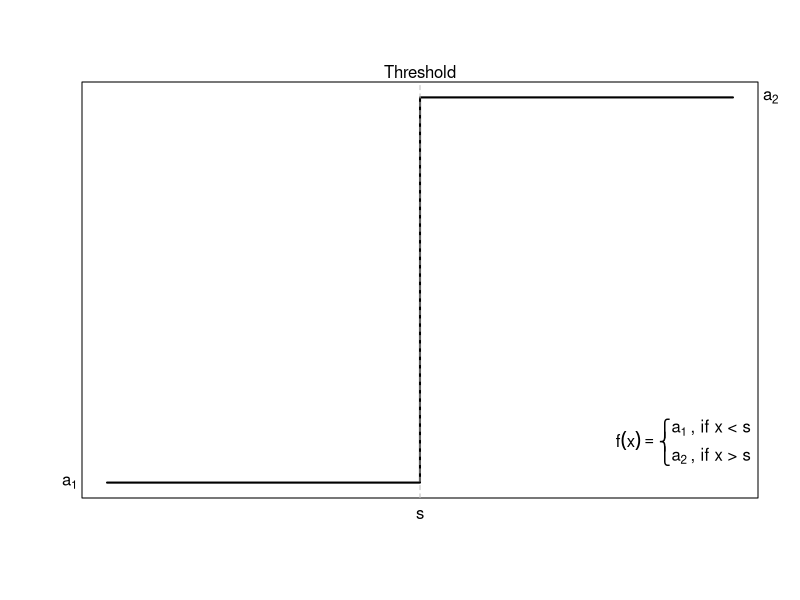
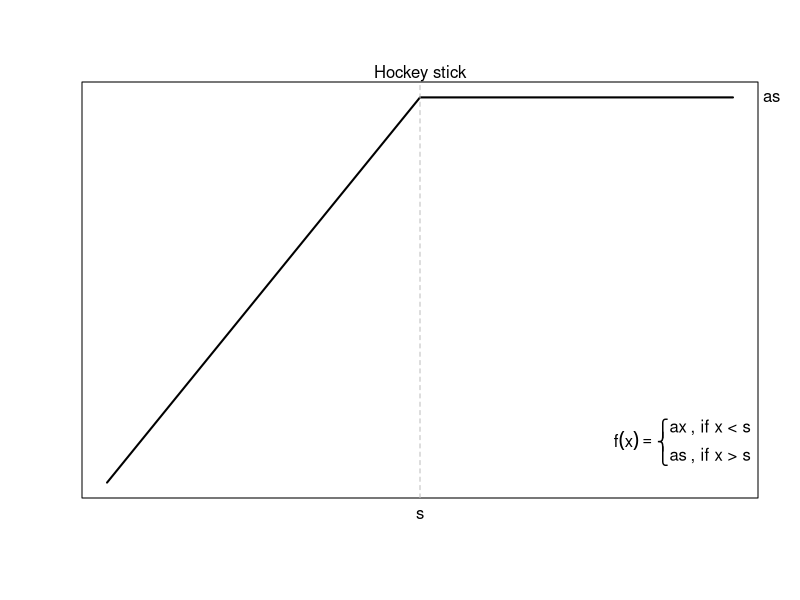
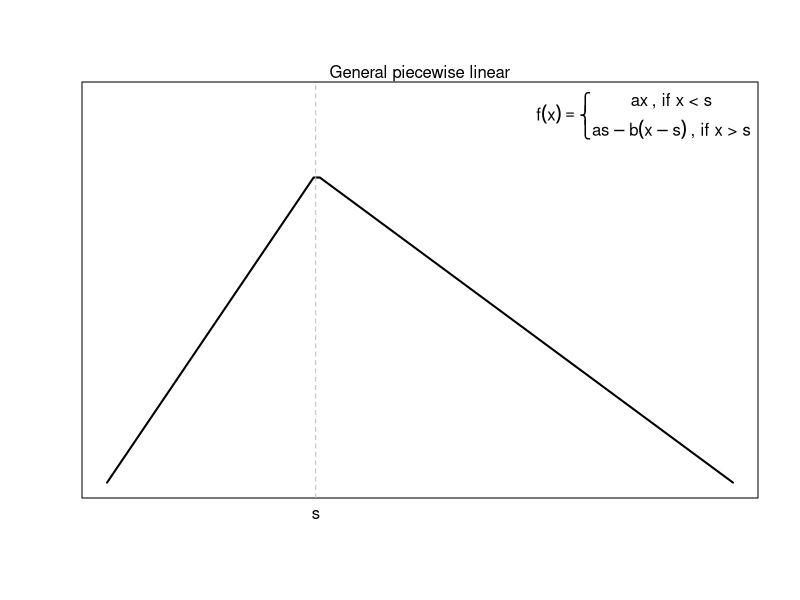
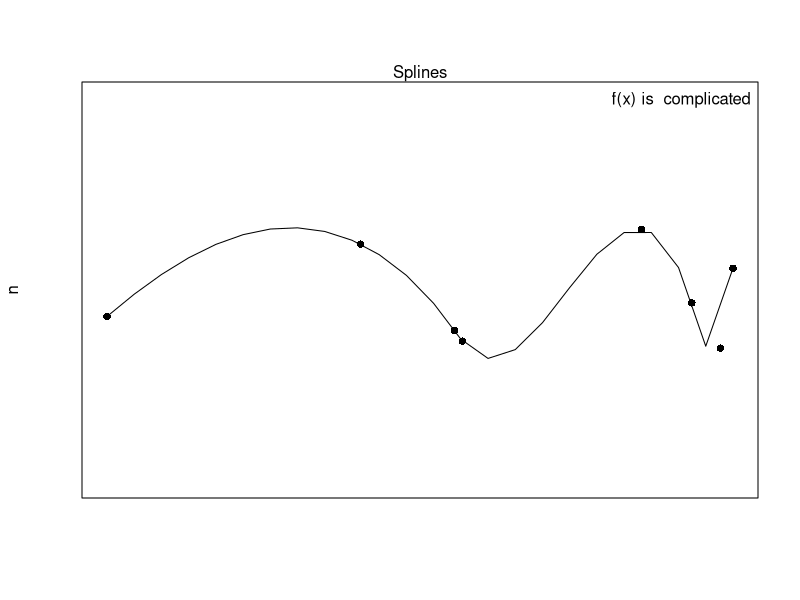
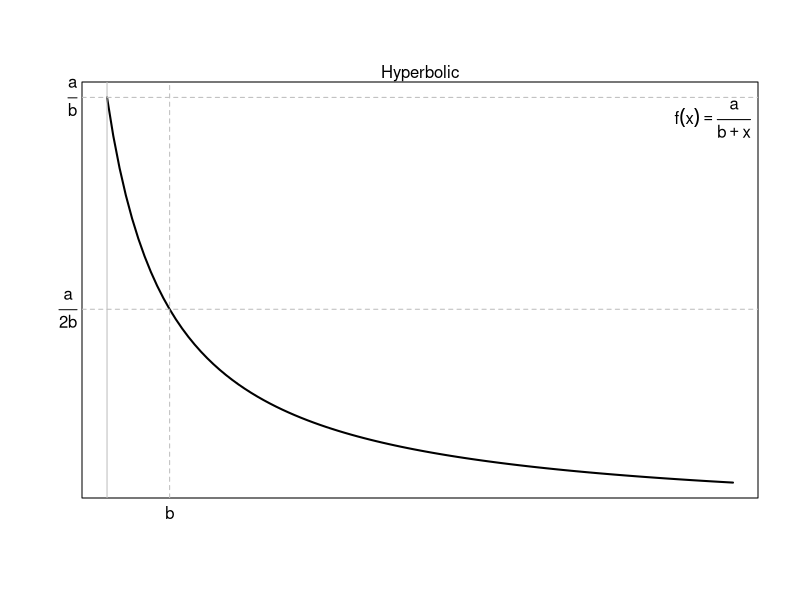
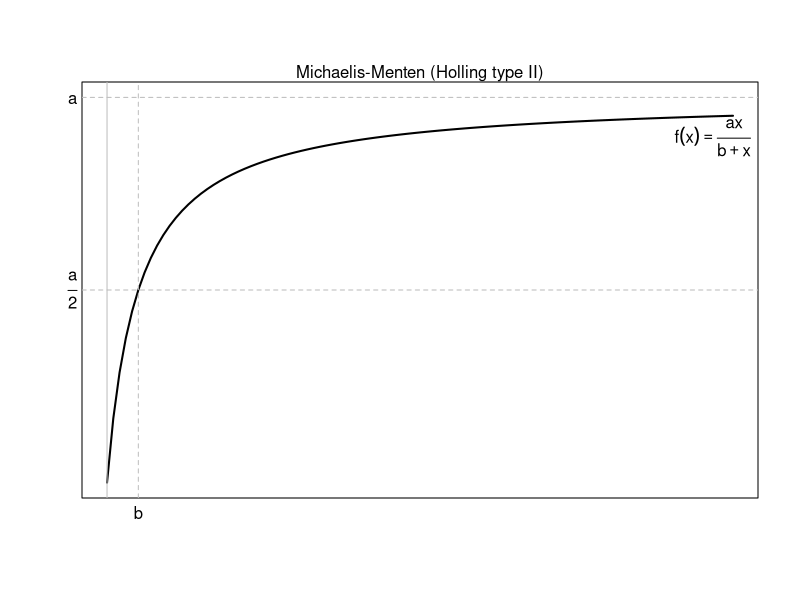
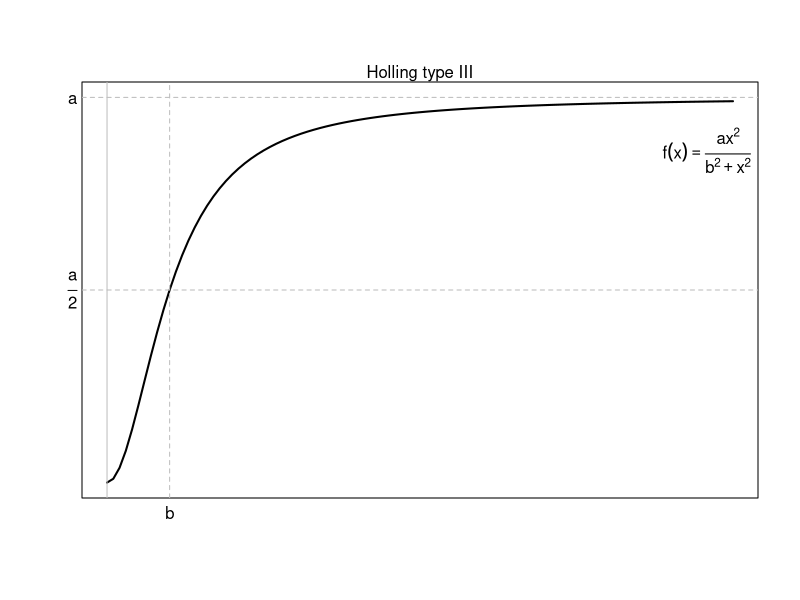
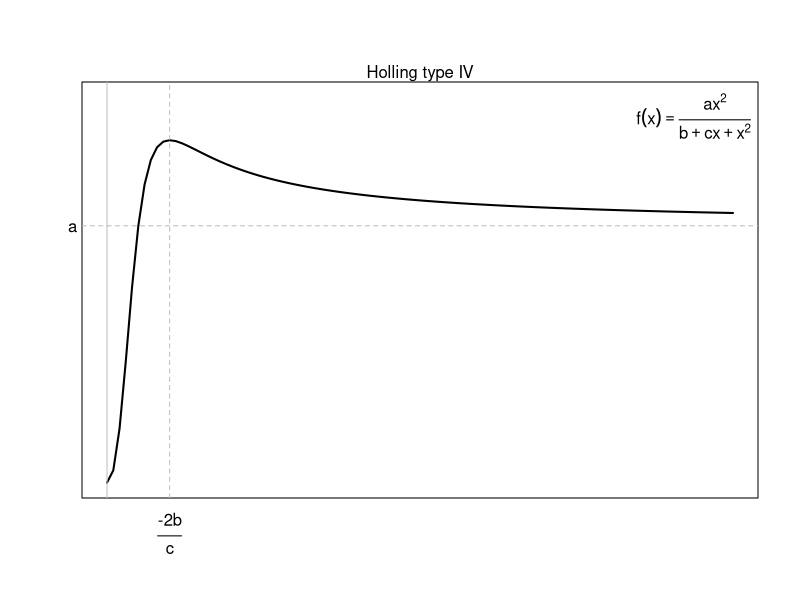

Write the R code that produced these figures, in order.
###################################################
#          ecological functions, graphed          #
#           adapted from B. Bolker, 2008          #
#                                                 #
# 0. print directory, parameter values, and par() #
#         1. piecewise polynomial functions       #
#            2. rational functions                #
#           3. exponential functions              #
#            4. power-law functions               #
#                                                 #
# *note to run 0 before anything                  #
#                                                 #
#                        ~written by isadore nabi #
###################################################

# 0. print directory, parameter values, and par()
	print.dir <- "/Users/christophermoore/Projects/Ecological functions"
	setwd(print.dir)
	a1 <- 1
	a2 <- 2
	s <- 5
	a <- 1
	b <- 1
	c <- -1

	four.panel.par <- par(mfrow = c(2,2) , mar = c(2 , 1 , 1 , 1) , oma = c(2,2,4,2))


# 1. piecewise polynomial functions
	pdf("PiecewisePolynomialFunctions.pdf")
	four.panel.par
	# threshold
	threshold <- function(a1 , a2 , s , x){
		ifelse(x < s , a1 , a2)
		}
	curve(threshold(a1 = a1 , a2 = a2 , s = s , x = x) , from = 0 , to = 10 , n = 10000 , xaxt = "n" , xlab = "" , yaxt = "n" , ylab = "" , lwd = 2)
	mtext("Threshold" , side = 3)
	abline(v = s , col = "grey" , lty = 2)
	mtext("s" , side = 1 , at = s , line = 0.25)
	mtext(expression(a[1]) , side = 2 , at = a1 , line = 0.25 , las = 1)
	mtext(expression(a[2]) , side = 4 , at = a2 , line = 0.25 , las = 1)
	legend("bottomright" , legend = expression(f(x)==bgroup("{",atop(a[1]~", if x < s",a[2]~", if x > s"),"")) , bty = "n" , adj = c(0,-.25))
	#hockey stick
	hockeystick <- function(a , s , x){
		ifelse(x < s , a*x , a*s)
		}
	curve(hockeystick(a = a , s = s , x = x) , from = 0 , to = 10 , xaxt = "n" , xlab = "" , yaxt = "n" , ylab = "" , lwd = 2)
	mtext("Hockey stick" , side = 3)
	abline(v = s , col = "grey" , lty = 2)
	mtext("s" , side = 1 , at = s , line = 0.25)
	mtext(expression(a*s) , side = 4 , at = a*s , line = 0.25 , las = 1)
	legend("bottomright" , legend = expression(f(x)==bgroup("{",atop(a*x~", if x < s",a*s~", if x > s"),"")) , bty = "n" , adj = c(0,-.25))
	#general piecewise linear
	b <- 0.5
	genpiecelin <- function(a , s , b , x){
		ifelse(x < s , a*x , a*s-b*(x-s))
		}
	curve(genpiecelin(a = a , s = s , b = b , x = x) , from = 0 , to = 15 , xaxt = "n" , xlab = "" , yaxt = "n" , ylab = "" , lwd = 2 , ylim = c(0 , a*s*1.25))
	mtext("General piecewise linear" , side = 3)
	abline(v = s , col = "grey" , lty = 2)
	mtext("s" , side = 1 , at = s , line = 0.25)
	legend("topright" , legend = expression(f(x)==bgroup("{",atop(a*x~", if x < s",a*s-b*(x-s)~", if x > s"),"")) , bty = "n" , adj = c(0,.2))
	# spline
	x <- c(runif(8 , 0 , 10))
	y <- c(runif(8 , 0 , 10))
	plot(x,y , ylim = c(-10,20) , pch = 16 , xaxt = "n" , yaxt = "n", frame = T , xlab = "" , ylab = "n")
	mtext("Splines" , side = 3)
	lines(spline(x,y))
	legend("topright" , legend = "f(x) is  complicated" , bty = "n" , adj = c(0,.2))
	mtext("Piecewise polynomial functions" , side = 3 , outer = T , line = 1)
	dev.off()

# 2. rational functions
	pdf("RationalFunctions.pdf")
	four.panel.par
	# hyperbolic
	b <- 1
	hyperbolic <- function(a , b , x){
		y <- a/(b + x)
		}
	curve(hyperbolic(a = a , b = b , x = x) , from = 0 , to = 10 , xaxt = "n" , xlab = "" , yaxt = "n" , ylab = "" , lwd = 2)
	mtext("Hyperbolic" , side = 3)
	abline(v = 0 , col = "grey")
	abline(v = b , col = "grey" , lty = 2)
	abline(h = c(a/2 , a/b) , col = "grey" , lty = 2)
	mtext("b" , side = 1 , at = b , line = 0.25)
	mtext(expression(over(a,2*b)) , side = 2 , at = a/2*b , las = 1 , line = 0.25)
	mtext(expression(over(a,b)) , side = 2 , at = a/b , las = 1 , line = 0.25)
	legend("topright" , legend = expression(f(x) == frac(a, b + x)) , bty = "n")
	#michaelis-menten
	michaelismenten <- function(a , b , x){
		y <- (a*x)/(b + x)
		}
	curve(michaelismenten(a = a , b = b , x = x) , from = 0 , to = 20 , xaxt = "n" , xlab = "" , yaxt = "n" , ylab = "" , lwd = 2 , ylim = c(0,a) )
	mtext("Michaelis-Menten (Holling type II)" , side = 3)
	abline(v = 0 , col = "grey")
	abline(v = b , col = "grey" , lty = 2)
	abline(h = c(a/2 , a) , col = "grey" , lty = 2)
	mtext("b" , side = 1 , at = b , line = 0.25)
	mtext(expression(over(a,2)) , side = 2 , at = a/2 , las = 1 , line = 0.25)
	mtext("a" , side = 2 , at = a , las = 1 , line = 0.25)
	legend("topright" , legend = expression(f(x) == frac(ax, b + x)) , bty = "n" , adj = c(0,1))
	# holling type iii
	hollingIII <- function(a , b , x){
		y <- (a*x)^2/(b^2 + x^2)
		}
	curve(hollingIII(a = a , b = b , x = x) , from = 0 , to = 10 , xaxt = "n" , xlab = "" , yaxt = "n" , ylab = "" , lwd = 2 , ylim = c(0,a))
	mtext("Holling type III" , side = 3)
	abline(v = 0 , col = "grey")
	abline(v = b , col = "grey" , lty = 2)
	abline(h = c(a/2 , a) , col = "grey" , lty = 2)
	mtext("b" , side = 1 , at = b , line = 0.25)
	mtext(expression(over(a,2)) , side = 2 , at = a/2 , las = 1 , line = 0.25)
	mtext("a" , side = 2 , at = a , las = 1 , line = 0.25)
	legend("topright" , legend = expression(f(x) == frac(ax^2, b^2 + x^2)) , bty = "n" , adj = c(0,1))
	# holling type iv
	hollingIV <- function(a , b , c , x){
		y <- a*x^2/(b + c*x + x^2)
		}
	curve(hollingIV(a = a , b = b , c = c , x = x) , from = 0 , to = 20 , xaxt = "n" , xlab = "" , yaxt = "n" , ylab = "" , lwd = 2 , ylim = c(0 , 1.5*a))
	mtext("Holling type IV" , side = 3)
	abline(v = 0 , col = "grey")
	abline(v = (-2*b/c) , col = "grey" , lty = 2)
	abline(h = c(a) , col = "grey" , lty = 2)
	mtext(text = expression(over("-2b",c)) , side = 1 , at = (-2*b/c) , line = 2)
	mtext("a" , side = 2 , at = a , las = 1 , line = 0.25)
	legend("topright" , legend = expression(f(x) == frac(ax^2, b + cx + x^2)) , bty = "n" , adj = c(0,.25))
	mtext("Rational functions" , side = 3 , outer = T , line = 1)
	dev.off()

# 3. exponential functions
	pdf("ExponentialFunctions.pdf")
	four.panel.par	
	b <- 1
	#negative expoential
	negativeexponential <- function(a , b , x){
		y <- a*exp(-b*x)
		}
	curve(negativeexponential(a = a , b = b , x = x) , from = 0 , to = 5 , xaxt = "n" , xlab = "" , yaxt = "n" , ylab = "" , lwd = 2)
	mtext("Negative exponential" , side = 3)
	abline(v = 0 , col = "grey")
	abline(v = (1/b) , col = "grey" , lty = 2)
	abline(h = c(a , (a/exp(1))) , col = "grey" , lty = 2)
	mtext(expression(frac(1,b)) , side = 1 , at = (1/b) , line = 2)
	mtext(expression(frac(a,italic(e))) , side = 2 , at = (a/exp(1)) , las = 1 , line = 0.25)
	mtext("a" , side = 2 , at = a , las = 1 , line = 0.25)
	legend("right" , legend = expression(f(x) == a*italic(e)^-bx) , bty = "n")
	# monomolecular
	monomolecular <- function(a , b , x){
		y <- a*(1-exp(-b*x))
		}
	curve(monomolecular(a = a , b = b , x = x) , from = 0 , to = 10 , xaxt = "n" , xlab = "" , yaxt = "n" , ylab = "" , lwd = 2 , ylim = c(0,a) )
	mtext("Monomolecular" , side = 3)
	abline(v = 0 , col = "grey")
	abline(h = a , col = "grey" , lty = 2)
	mtext("a" , side = 2 , at = a , las = 1 , line = 0.25)
	legend("right" , legend = expression(f(x) == a*(1-italic(e)^-bx)) , bty = "n" , adj = c(0,1))
	# ricker
	ricker <- function(a , b , x){
		y <- a*x*exp(-b*x)
		}
	curve(ricker(a = a , b = b , x = x) , from = 0 , to = 10 , xaxt = "n" , xlab = "" , yaxt = "n" , ylab = "" , lwd = 2 )
	mtext("Ricker" , side = 3)
	abline(v = 0 , col = "grey")
	abline(v = 1/b , col = "grey" , lty = 2)
	abline(h = a/b/exp(1) , col = "grey" , lty = 2)
	mtext(expression(frac(1,b)) , side = 1 , at = 1/b , line = 2)
	mtext(expression(over(a,b)~italic(e)^-1) , side = 2 , at = a/b/exp(1) , las = 1 , line = 0.25)
	legend("right" , legend = expression(f(x) == a*x*italic(e)^-bx) , bty = "n" , adj = c(0,1))
	# logistic
	logisitic <- function(a , b , x){
		y <- exp(a+(b*x))/(1 + exp(a+(b*x)))
		}
	b <- 1
	curve(logisitic(a = a , b = b , x = x) , from = -5 , to = 5 , xaxt = "n" , xlab = "" , yaxt = "n" , ylab = "" , lwd = 2 , ylim = c(0,1))
	mtext("Logistic" , side = 3)
	abline(v = (-a/b) , col = "grey" , lty = 2)
	abline(h = c(0.5,1) , col = "grey" , lty = 2)
	mtext(text = expression(over("-a",b)) , side = 1 , at = (-a/b) , line = 2)
	mtext(expression(frac(1,2)) , side = 2 , at = 0.5 , las = 1 , line = 0.25)
	mtext(1 , side = 2 , at = 1 , line = 0.25 , las = 1)
	legend("bottomright" , legend = expression(f(x) == frac(italic(e)^"a+bx",1+italic(e)^"a+bx")) , bty = "n" , adj = c(0,.25))
	mtext("Exponential functions" , side = 3 , outer = T , line = 1)
	dev.off()


# 4. power-law functions
	setwd(print.dir)
	pdf("Power-LawFunctions.pdf")
	four.panel.par
	# power-law
	powerlaw <- function(a , b , x){
		y <- a*x^b
		}
	b <- -2
	curve(powerlaw(a = a , b = b , x = x) , from = 0 , to = 5 , xaxt = "n" , xlab = "" , yaxt = "n" , ylab = "" , lwd = 2 , lty = 3 , ylim = c(0,5))
	b <- 0.5
	curve(powerlaw(a = a , b = b , x = x) , from = 0 , to = 5 , xaxt = "n" , xlab = "" , yaxt = "n" , ylab = "" , lwd = 2 , add = T , lty = 2)
	b <- 2
	curve(powerlaw(a = a , b = b , x = x) , from = 0 , to = 5 , xaxt = "n" , xlab = "" , yaxt = "n" , ylab = "" , lwd = 2 , add = T)
	mtext("Power laws" , side = 3)
	abline(v = 0 , col = "grey")
	abline(v = 1 , col = "grey" , lty = 2)
	abline(h = a , col = "grey" , lty = 2)
	mtext(1 , side = 1 , at = 1 , line = 0.25)
	mtext("a" , side = 2 , at = a , las = 1 , line = 0.25)
	legend("topright" , legend = c("b<0","0<b<1","b>1") , bty = "n" , lty = c(3,2,1))
	legend("right" , legend = expression(f(x) == a*x^b) , bty = "n" , adj = c(0.25,0))
	# von bertalanffy
	vonbertalanffy <- function(a , k , d , x){
		y <- a*(1-exp(-k*(a-d)*x))^(1/(1-d))
		}
	a <-1
	d <- 2/3
	k <- .5
	curve(vonbertalanffy(a = a , k = k , d = d , x = x) , from = 0 , to = 30 , xaxt = "n" , xlab = "" , yaxt = "n" , ylab = "" , lwd = 2 , ylim = c(0,a))
	mtext("Von Bertalanffy" , side = 3)
	abline(v = 0 , col = "grey")
	abline(h = a , col = "grey" , lty = 2)
	mtext("a" , side = 2 , at = a , las = 1 , line = 0.25)
	legend("bottomright" , legend = expression(f(x) == a(1-italic(e)^-k(a-d))^frac(1,1-d)) , bty = "n" , adj = c(0,0))
	# shepherd, hassell
	shepherd <- function(a , b , c , x){
		y <- (a*x) / (b+x^c)
		}
	hassel <- function(a , b , c , x){
		y <- (a*x) / (b+x)^c
		}
	c <- 1.5
	curve(shepherd(a = a , b = b , c = c , x = x) , from = 0 , to = 10 , xaxt = "n" , xlab = "" , yaxt = "n" , ylab = "" , lwd = 2)
	curve(hassel(a = a , b = b , c = c , x = x) , from = 0 , to = 10 , xaxt = "n" , xlab = "" , yaxt = "n" , ylab = "" , lwd = 2 , add = T , lty = 2)
	mtext("Shepherd, Hassell" , side = 3)
	abline(v = 0 , col = "grey")
	legend("bottomright" , legend = c(expression(f(x) == frac(a*x , b + x^c)) , expression(f(x) == frac(a*x , (b + x)^c))) , bty = "n" , y.intersp = 1.5)
	# non-rectangular hyperbola
	nonrectangularhyperbola <- function(a , theta , p , x){
		y <- (1/2*theta)*(a*x + p - ((((a*x)+p)^2)-(4*theta*a*x*p))^0.5 )
		}
	p <- 1
	theta <- 0.5
	curve(nonrectangularhyperbola(a = a , theta = theta , p = p , x = x) , from = 0 , to = 100 , xaxt = "n" , xlab = "" , yaxt = "n" , ylab = "" , lwd = 2)
	mtext("Non-rectangular hyperbola" , side = 3)
	abline(v = 0 , col = "grey")
	legend("bottomright" , legend = expression(f(x) == frac(1,2~theta)~(alpha*x + p[max] - sqrt((alpha*x+p[max])^2-4*theta*alpha*x*p[max]))) , bty = "n" , adj = c(0,-0.1) , cex = 0.85)
	mtext("Power-law functions" , side = 3 , outer = T , line = 1)
	dev.off()
